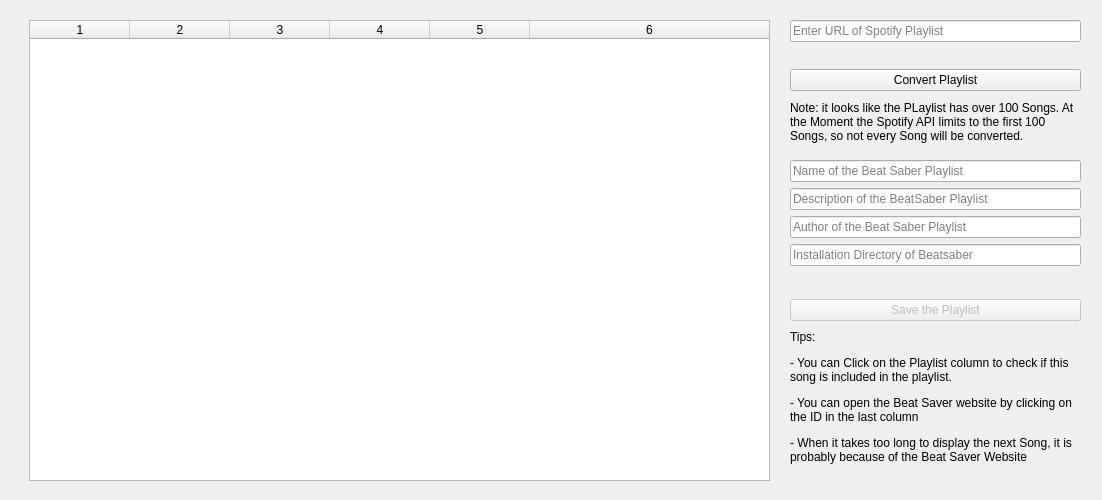
<?xml version="1.0" encoding="UTF-8"?>
<ui version="4.0">
 <class>Form</class>
 <widget class="QWidget" name="Form">
  <property name="geometry">
   <rect>
    <x>0</x>
    <y>0</y>
    <width>1102</width>
    <height>500</height>
   </rect>
  </property>
  <property name="windowTitle">
   <string>Beatify</string>
  </property>
  <widget class="QWidget" name="verticalLayoutWidget">
   <property name="geometry">
    <rect>
     <x>29</x>
     <y>20</y>
     <width>741</width>
     <height>461</height>
    </rect>
   </property>
   <layout class="QVBoxLayout" name="verticalLayout">
    <item>
     <widget class="QTableWidget" name="displaySongs">
      <property name="editTriggers">
       <set>QAbstractItemView::NoEditTriggers</set>
      </property>
      <property name="alternatingRowColors">
       <bool>true</bool>
      </property>
      <property name="selectionMode">
       <enum>QAbstractItemView::NoSelection</enum>
      </property>
      <property name="columnCount">
       <number>6</number>
      </property>
      <attribute name="horizontalHeaderCascadingSectionResizes">
       <bool>true</bool>
      </attribute>
      <attribute name="horizontalHeaderStretchLastSection">
       <bool>true</bool>
      </attribute>
      <column/>
      <column/>
      <column/>
      <column/>
      <column/>
      <column/>
     </widget>
    </item>
   </layout>
  </widget>
  <widget class="QWidget" name="verticalLayoutWidget_2">
   <property name="geometry">
    <rect>
     <x>790</x>
     <y>101</y>
     <width>291</width>
     <height>102</height>
    </rect>
   </property>
   <layout class="QVBoxLayout" name="verticalLayout_2">
    <item>
     <widget class="QLabel" name="warning">
      <property name="minimumSize">
       <size>
        <width>0</width>
        <height>100</height>
       </size>
      </property>
      <property name="text">
       <string>&lt;html&gt;&lt;head/&gt;&lt;body&gt;&lt;p&gt;Note: it looks like the PLaylist has over 100 Songs. At the Moment the Spotify API limits to the first 100 Songs, so not every Song will be converted.&lt;/p&gt;&lt;/body&gt;&lt;/html&gt;</string>
      </property>
      <property name="textFormat">
       <enum>Qt::MarkdownText</enum>
      </property>
      <property name="alignment">
       <set>Qt::AlignLeading|Qt::AlignLeft|Qt::AlignTop</set>
      </property>
      <property name="wordWrap">
       <bool>true</bool>
      </property>
     </widget>
    </item>
   </layout>
  </widget>
  <widget class="QWidget" name="verticalLayoutWidget_3">
   <property name="geometry">
    <rect>
     <x>790</x>
     <y>330</y>
     <width>291</width>
     <height>151</height>
    </rect>
   </property>
   <layout class="QVBoxLayout" name="verticalLayout_3">
    <item>
     <widget class="QLabel" name="info">
      <property name="text">
       <string>&lt;html&gt;&lt;head/&gt;&lt;body&gt;&lt;p&gt;Tips:&lt;/p&gt;&lt;p&gt;- You can Click on the Playlist column to check if this song is included in the playlist.&lt;/p&gt;&lt;p&gt;- You can open the Beat Saver website by clicking on the ID in the last column&lt;/p&gt;&lt;p&gt;- When it takes too long to display the next Song, it is probably because of the Beat Saver Website&lt;/p&gt;&lt;/body&gt;&lt;/html&gt;</string>
      </property>
      <property name="alignment">
       <set>Qt::AlignLeading|Qt::AlignLeft|Qt::AlignTop</set>
      </property>
      <property name="wordWrap">
       <bool>true</bool>
      </property>
     </widget>
    </item>
   </layout>
  </widget>
  <widget class="QWidget" name="verticalLayoutWidget_4">
   <property name="geometry">
    <rect>
     <x>790</x>
     <y>20</y>
     <width>291</width>
     <height>71</height>
    </rect>
   </property>
   <layout class="QVBoxLayout" name="verticalLayout_4">
    <item>
     <widget class="QLineEdit" name="urlInput">
      <property name="toolTip">
       <string>&lt;html&gt;&lt;head/&gt;&lt;body&gt;&lt;p&gt;Enter the URL of the Spotify Playlist&lt;/p&gt;&lt;/body&gt;&lt;/html&gt;</string>
      </property>
      <property name="text">
       <string/>
      </property>
      <property name="placeholderText">
       <string>Enter URL of Spotify Playlist</string>
      </property>
     </widget>
    </item>
    <item>
     <widget class="QLabel" name="displayPlaylistInfo">
      <property name="text">
       <string/>
      </property>
      <property name="alignment">
       <set>Qt::AlignCenter</set>
      </property>
     </widget>
    </item>
    <item>
     <widget class="QPushButton" name="startConverting">
      <property name="focusPolicy">
       <enum>Qt::StrongFocus</enum>
      </property>
      <property name="text">
       <string>Convert Playlist</string>
      </property>
     </widget>
    </item>
   </layout>
  </widget>
  <widget class="QWidget" name="verticalLayoutWidget_5">
   <property name="geometry">
    <rect>
     <x>790</x>
     <y>160</y>
     <width>291</width>
     <height>161</height>
    </rect>
   </property>
   <layout class="QVBoxLayout" name="verticalLayout_5">
    <item>
     <widget class="QLineEdit" name="playlistName">
      <property name="placeholderText">
       <string>Name of the Beat Saber Playlist</string>
      </property>
     </widget>
    </item>
    <item>
     <widget class="QLineEdit" name="playlistDescription">
      <property name="placeholderText">
       <string>Description of the BeatSaber Playlist</string>
      </property>
     </widget>
    </item>
    <item>
     <widget class="QLineEdit" name="playlistAuthor">
      <property name="placeholderText">
       <string>Author of the Beat Saber Playlist</string>
      </property>
     </widget>
    </item>
    <item>
     <widget class="QLineEdit" name="installDir">
      <property name="toolTip">
       <string>installation Directory of BeatSaber</string>
      </property>
      <property name="text">
       <string/>
      </property>
      <property name="placeholderText">
       <string>Installation Directory of Beatsaber</string>
      </property>
     </widget>
    </item>
    <item>
     <widget class="QLabel" name="status">
      <property name="text">
       <string/>
      </property>
     </widget>
    </item>
    <item>
     <widget class="QPushButton" name="savePlaylist">
      <property name="enabled">
       <bool>false</bool>
      </property>
      <property name="text">
       <string>Save the Playlist</string>
      </property>
     </widget>
    </item>
   </layout>
  </widget>
 </widget>
 <resources/>
 <connections/>
</ui>
